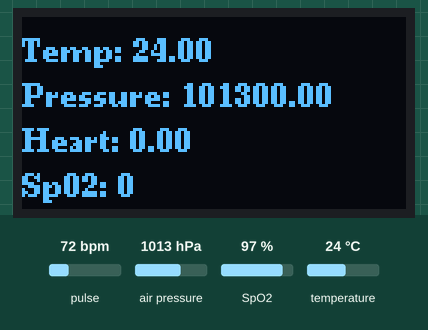
Simulated run of this program. Board: ESP32. Parts: 128×64 one-colour display. Inputs (shaded band) come from the test bench; at power-on: pulse 72 bpm, air pressure 1013 hPa, SpO2 97 %, temperature 24 °C. WiFi joins after 1.5 s; servers stay silent unless stated; no MQTT or app messages arrive unless stated; what the program prints to the serial monitor is not drawn.

Above: at 6.3 s.
6.4 s: pulse set to 42 bpm
At 8.4 s:
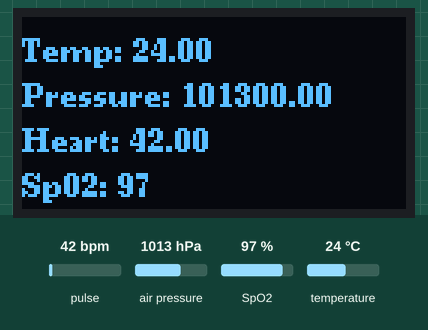
8.9 s: air pressure set to 952 hPa
At 10.1 s:
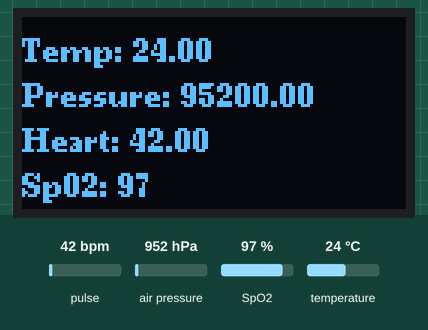
10.4 s: SpO2 set to 80 %
At 10.7 s:
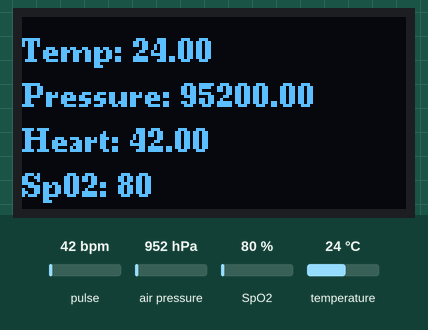
11.9 s: temperature set to 12 °C
At 12.5 s:
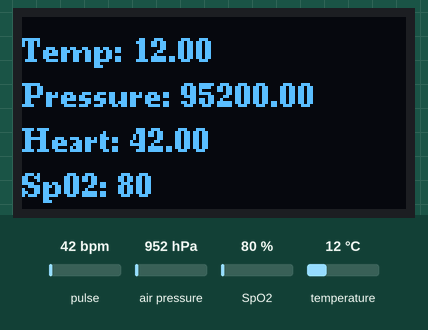
Timing chart, 0 to 14.4 s (numbered marks = the images above; inputs shaded):
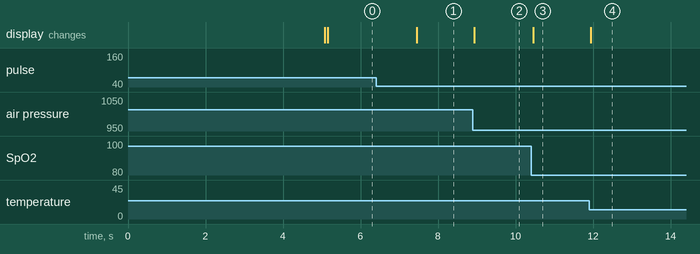

Measured:
- after the input at 6.4 s, the display: changes after 1.1 s (image 1)
- after the input at 8.9 s, the display: changes at once (image 2)
- after the input at 10.4 s, the display: changes after 0.05 s (image 3)
- after the input at 11.9 s, the display: changes at once (image 4)

The program:

main.cpp
```cpp
#include <Arduino.h>
#include <BMP280.h>
#include <HeartRateMonitor.h>
#include <MQTT.h>
#include <Display.h>


const long interval = 8000;
unsigned long previousMillis = 0;

void setup() {
  Serial.begin(9600);
  initWifi();
  initMQTT();
  initDisplay();
  initBMP280();
  initHeartRateMonitor();
}

void loop() {
  updateHeartRateSensor();
  updateMQTT();

  unsigned long currentMillis = millis();
  if (currentMillis - previousMillis >= interval) {
    previousMillis = currentMillis;
    sendMQTT();
  }

  updateScreen();
}
```

BMP280.h
```cpp
#ifndef BMP280_H
#define BMP280_H

#include <Adafruit_BMP280.h>

extern Adafruit_BMP280 bmp;

void initBMP280();

#endif
```

Display.h
```cpp
#ifndef DISPLAY_H
#define DISPLAY_H

void initDisplay();
void updateScreen();

#endif
```

HeartRateMonitor.h
```cpp
#ifndef HEARTRATEMONITOR_H
#define HEARTRATEMONITOR_H

#include "MAX30100_PulseOximeter.h"

extern PulseOximeter pox;

void initHeartRateMonitor();
void updateHeartRateSensor();

#endif
```

MQTT.h
```cpp
#ifndef MQTT_H
#define MQTT_H

void initWifi();
void initMQTT();
void sendMQTT();
void updateMQTT();

#endif
```

wifi_secrets.h
```cpp
#define SECRET_SSID "AppyWillieNet"
#define SECRET_PASS "#czk4774yri+"
```

BMP280.cpp
```cpp
/* BMP280 Setup */
#include <Wire.h>
#include <SPI.h>
#include <Adafruit_BMP280.h>

#define BMP_SCK  (13)
#define BMP_MISO (12)
#define BMP_MOSI (11)
#define BMP_CS   (10)


void initBMP280();

Adafruit_BMP280 bmp;


void initBMP280() {
  Serial.println(F("Initializing BMP280"));
  unsigned bmpStatus;
  bmpStatus = bmp.begin();
  if (!bmpStatus) {
    Serial.println(F("Could not find a valid BMP280 sensor, check wiring or "
                      "try a different address!"));
    Serial.print("SensorID was: 0x"); Serial.println(bmp.sensorID(),16);
    Serial.print("        ID of 0xFF probably means a bad address, a BMP 180 or BMP 085\n");
    Serial.print("   ID of 0x56-0x58 represents a BMP 280,\n");
    Serial.print("        ID of 0x60 represents a BME 280.\n");
    Serial.print("        ID of 0x61 represents a BME 680.\n");
    while (1) delay(10);
  }
    bmp.setSampling(Adafruit_BMP280::MODE_NORMAL,     /* Operating Mode. */
                    Adafruit_BMP280::SAMPLING_X2,     /* Temp. oversampling */
                    Adafruit_BMP280::SAMPLING_X16,    /* Pressure oversampling */
                    Adafruit_BMP280::FILTER_X16,      /* Filtering. */
                    Adafruit_BMP280::STANDBY_MS_500); /* Standby time. */
}
```

Display.cpp
```cpp
/* Display Setup */
#include <U8g2lib.h>
#include <BMP280.h>
#include <HeartRateMonitor.h>

void initDisplay();
void updateScreen();

U8G2_SSD1306_128X64_NONAME_F_4W_SW_SPI u8g2(U8G2_R2, /* clock=*/ 18, /* data=*/ 23, /* cs=*/ 5, /* dc=*/ 16, /* reset=*/ 17);


void initDisplay() {
  u8g2.begin();
}

void updateScreen() {
  u8g2.clearBuffer();					              // clear the internal memory
  u8g2.setFont(u8g2_font_ncenB08_tr);	      // choose a suitable font
  u8g2.setCursor(0, 15);
  u8g2.print("Temp: ");
  u8g2.println(bmp.readTemperature());
  u8g2.setCursor(0, 30);
  u8g2.print("Pressure: ");
  u8g2.println(bmp.readPressure());
  u8g2.setCursor(0, 45);
  u8g2.print("Heart: ");
  u8g2.println(pox.getHeartRate());
  u8g2.setCursor(0, 60);
  u8g2.print("Sp02: ");
  u8g2.println(pox.getSpO2());
  u8g2.sendBuffer();					              // transfer internal memory to the display
}
```

HeartRateMonitor.cpp
```cpp
#include <Arduino.h>
#include <Wire.h>
#include "MAX30100_PulseOximeter.h"

// #define REPORTING_PERIOD_MS     1000

void updateHeartRateSensor();
void onBeatDetected();
void initHeartRateMonitor();

// PulseOximeter is the higher level interface to the sensor
// it offers:
//  * beat detection reporting
//  * heart rate calculation
//  * SpO2 (oxidation level) calculation
PulseOximeter pox;

uint32_t tsLastReport = 0;

void updateHeartRateSensor() {
    // Make sure to call update as fast as possible
    pox.update();
}

// Callback (registered below) fired when a pulse is detected
void onBeatDetected() {
    Serial.println("Beat!");
}

void initHeartRateMonitor() {
    Serial.print("Initializing pulse oximeter..");

    // Initialize the PulseOximeter instance
    // Failures are generally due to an improper I2C wiring, missing power supply
    // or wrong target chip
    if (!pox.begin()) {
        Serial.println("FAILED");
        for(;;);
    } else {
        Serial.println("SUCCESS");
    }

    // The default current for the IR LED is 50mA and it could be changed
    //   by uncommenting the following line. Check MAX30100_Registers.h for all the
    //   available options.
    // pox.setIRLedCurrent(MAX30100_LED_CURR_7_6MA);

    // Register a callback for the beat detection
    // pox.setOnBeatDetectedCallback(onBeatDetected);
}
```

MQTT.cpp
```cpp
/* MQTT Setup */
#include <Arduino.h>
#include <ArduinoMqttClient.h>
#include <WiFi.h>
#include <BMP280.h>
#include <HeartRateMonitor.h>
#include "wifi_secrets.h"

void initWifi();
void initMQTT();
void sendMQTT();
void updateMQTT();

char ssid[] = SECRET_SSID;        // your network SSID (name)
char pass[] = SECRET_PASS;        // your network password (use for WPA, or use as key for WEP)

WiFiClient wifiClient;
MqttClient mqttClient(wifiClient);

const char broker[] = "home";
int        port     = 1883;
const char topic[]  = "temperature";
const char topic2[]  = "pressure";
const char topic3[]  = "heartRate";
const char topic4[]  = "spO2";


void initWifi() {
  Serial.print("Attempting to connect to WPA SSID: ");
  Serial.println(ssid);
  WiFi.mode(WIFI_STA);
  WiFi.begin(ssid, pass);
  while (WiFi.status() != WL_CONNECTED) {
    // failed, retry
    Serial.print(".");
    delay(5000);
  }
  Serial.println("You're connected to the network");
  Serial.println();
}

void initMQTT() {
  Serial.print("Attempting to connect to the MQTT broker: ");
  Serial.println(broker);

  mqttClient.setUsernamePassword("admin", "password");

  if (!mqttClient.connect(broker, port)) {
    Serial.print("MQTT connection failed! Error code = ");
    Serial.println(mqttClient.connectError());

    while (1);
  }
  Serial.println("You're connected to the MQTT broker!");
  Serial.println();
}

void updateMQTT() {
  // call poll() regularly to allow the library to send MQTT keep alive which
  // avoids being disconnected by the broker
  mqttClient.poll();
}

void sendMQTT() {
  // send message, the Print interface can be used to set the message contents
  mqttClient.beginMessage(topic);
  mqttClient.print(bmp.readTemperature());
  mqttClient.endMessage();

  mqttClient.beginMessage(topic2);
  mqttClient.print(bmp.readPressure());
  mqttClient.endMessage();

  mqttClient.beginMessage(topic3);
  mqttClient.print(pox.getHeartRate());
  mqttClient.endMessage();

  mqttClient.beginMessage(topic4);
  mqttClient.print(pox.getSpO2());
  mqttClient.endMessage();
}
```
